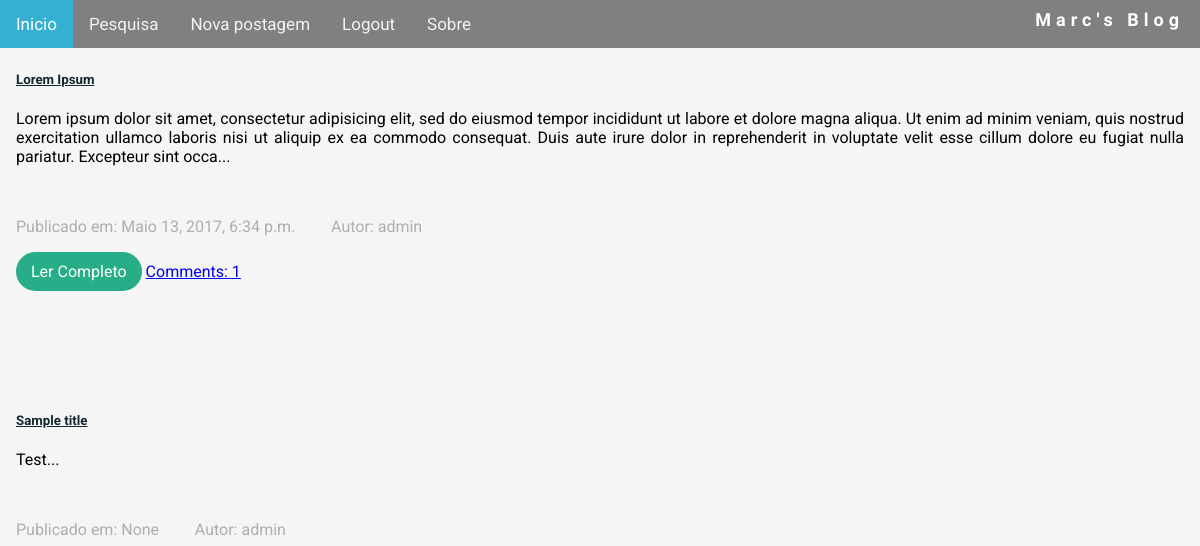
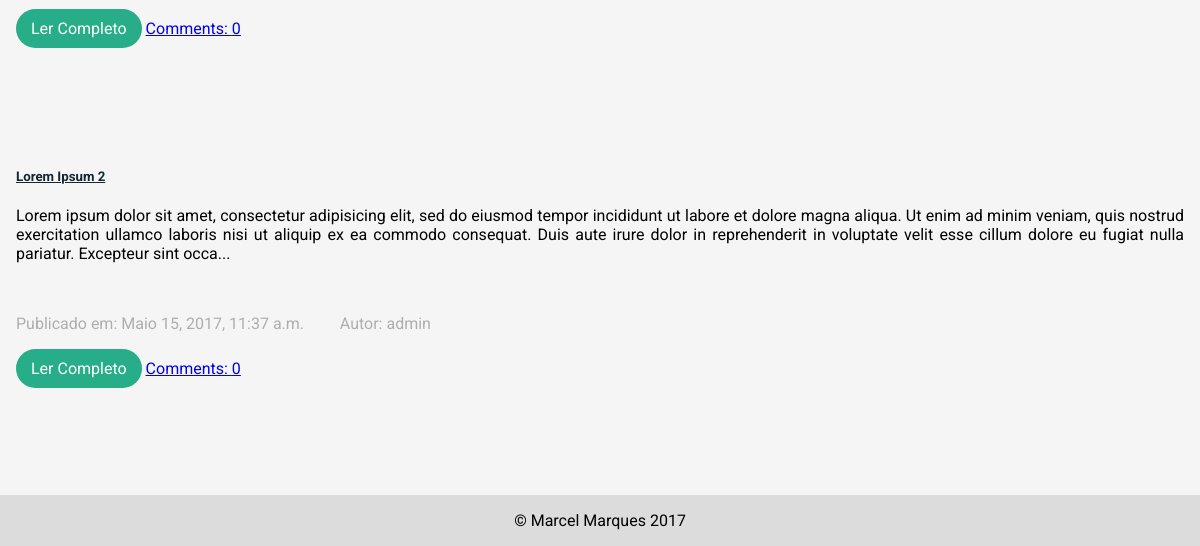
The page /authors/ (signed in) on the database as committed earlier (2 pictures, top to bottom).
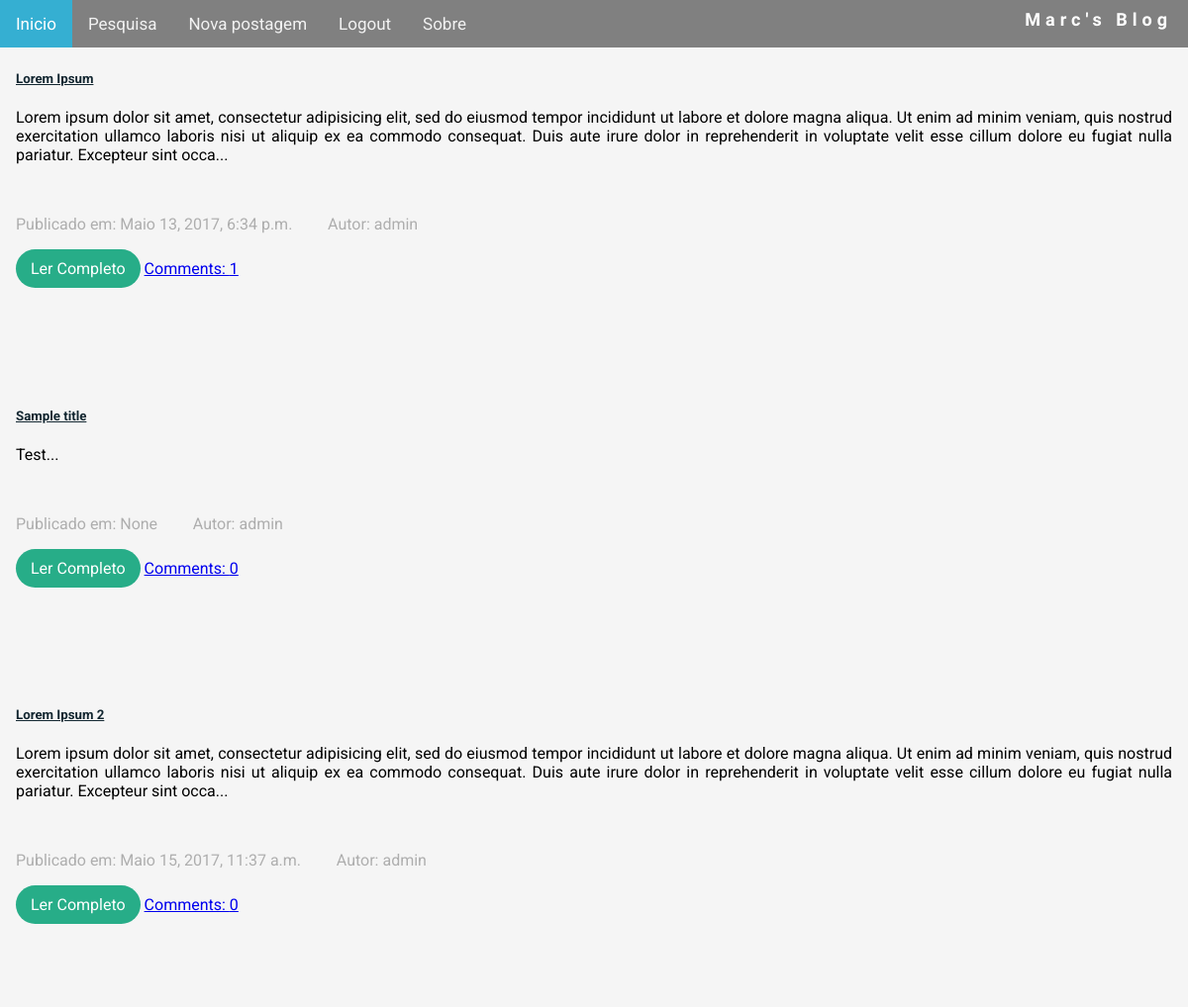
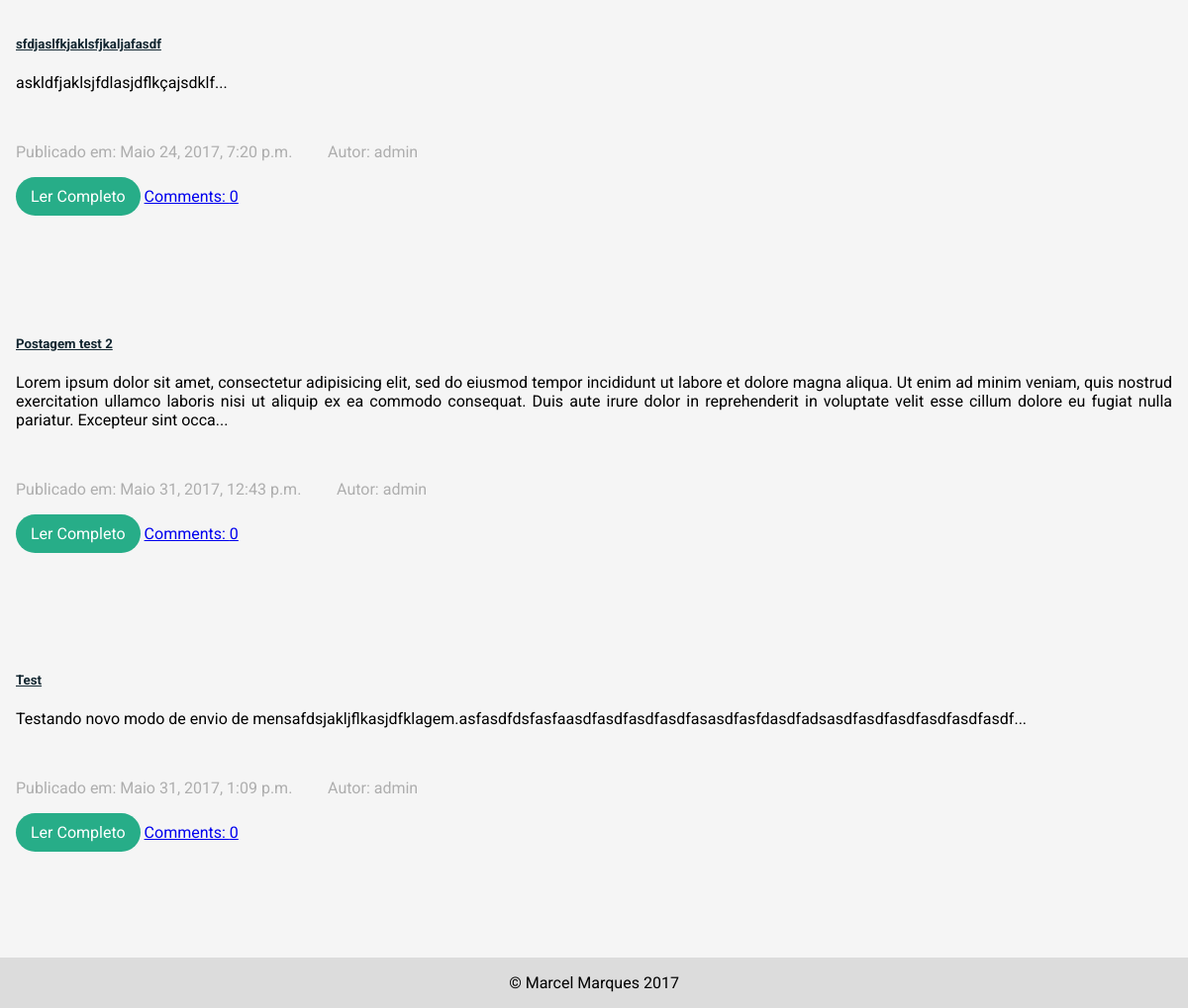
The same page on the database as committed later (2 pictures, top to bottom).
### blog/models.py (models this page shows, shortened)
class Post(models.Model):
    author = models.ForeignKey('auth.User') #ForeignKey, define link para outro modelo
    title = models.CharField(max_length=200)
    text = models.TextField()
    url = models.URLField(
       blank=True, null=True)
    created_date = models.DateTimeField(
        default = timezone.now)
    published_date = models.DateTimeField(
        blank=True, null=True)
    def approved_comments(self):
        return self.comments.filter(approved_comment=True)

### blog/views.py (the view)
# urls.py: url(r'^authors/$', views.authors, name='authors'),
def authors(request):
     me = User.objects.get(username=request.user)
     posts = Post.objects.filter(author=me)
     return render(request, 'blog/authors.html', {'posts': posts})

### blog/templates/blog/authors.html
{% extends 'blog/base.html' %}
{% block content %}
  {% for post in posts %}
    <div class="container">
        <h5><a href="" style="color: #132731">{{ post.title }}</a></h5>
          <p style="text-align: justify">{{ post.text|linebreaksbr|slice:":355"}}...</p><br>
          <p style="color: #aeaeae">Publicado em: {{ post.published_date }} &nbsp;&nbsp;&nbsp;&nbsp;&nbsp;&nbsp;&nbsp; Autor: {{ post.author }}</p>
          <a href="{% url 'post_detail' pk=post.pk %}" class="btn blue waves-effect waves-light right">Ler Completo</a>
          <a href="{% url 'post_detail' pk=post.pk %}">Comments: {{ post.approved_comments.count }}</a>
        </div><br><br><br><br><br>
  {% endfor %}
{% endblock %}

Rows that differ between the two databases and show on the page:
added Post: title "sfdjaslfkjaklsfjkaljafasdf", text "askldfjaklsjfdlasjdflkçajsdklf", published_date "Maio 24, 2017, 7:20 p.m.", author "admin", approved_comments.count "0"
added Post: title "Postagem test 2", text "Lorem ipsum dolor sit amet, consectetur adipisicing elit, sed do eiusmod tempor incididunt ut labore et dolore magna aliqua. Ut enim ad minim veniam, quis nostrud exercitation ullamco laboris nisi ut aliquip ex ea commodo consequat. Duis aute irure dolor in reprehenderit in voluptate velit esse cillum dolore eu fugiat nulla pariatur. Excepteur sint occa", published_date "Maio 31, 2017, 12:43 p.m.", author "admin", approved_comments.count "0"
added Post: title "Test", text "Testando novo modo de envio de mensafdsjakljflkasjdfklagem.asfasdfdsfasfaasdfasdfasdfasdfasasdfasfdasdfadsasdfasdfasdfasdfasdfasdf", published_date "Maio 31, 2017, 1:09 p.m.", author "admin", approved_comments.count "0"
